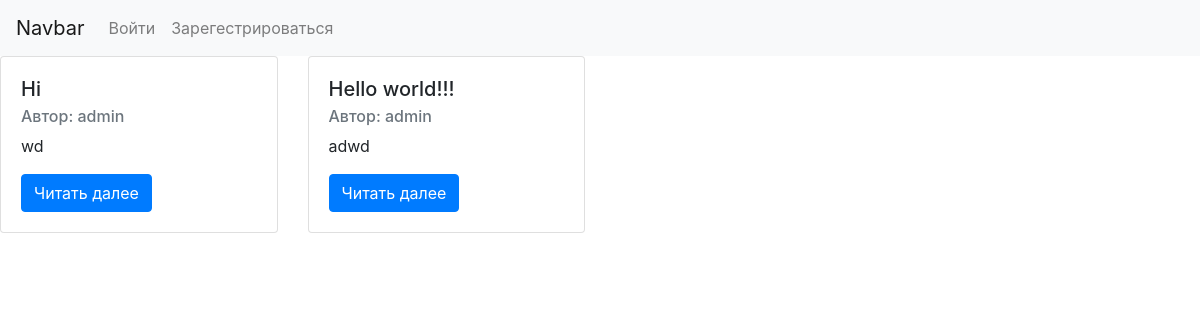
Before: / with the older database file.
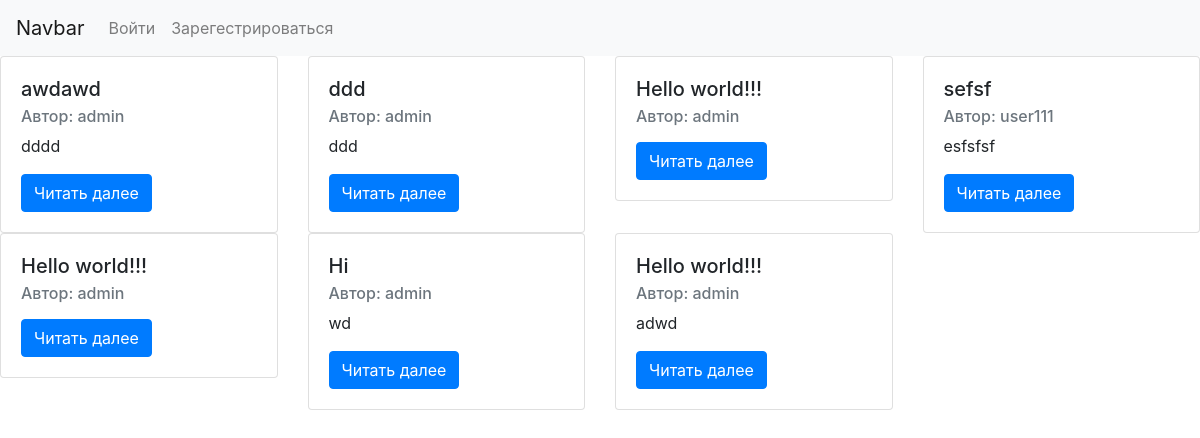
After: the same page with the newer database file.
### exchange/models.py (models this page shows, shortened)
class Notice(models.Model):
    author = models.ForeignKey(User, null=True, blank=True)
    title = models.CharField(max_length=200, default="")
    body = models.TextField(null=True, blank=True)
    pub_date = models.DateTimeField(auto_now_add=True)
    done = models.BooleanField(default=False)
    price = models.IntegerField(null=True, blank=True)
    executor = models.ForeignKey(User, null=True, blank=True, related_name='author')
    class Meta:
        verbose_name = 'Объявления'

### exchange/views.py (the view)
# urls.py: url(r'^$', views.IndexView.as_view(), name='index'),
class IndexView(generic.ListView):
    template_name = 'exchange/index.html'
    context_object_name = 'latest_notice_list'
    @transaction.atomic
    def get_queryset(self):
        return Notice.objects.select_related().order_by('-pub_date')

### exchange/templates/exchange/index.html
{% extends 'exchange/base.html' %}
{% block content %}
{% if latest_notice_list %}
    <div class="row">
    {% for notice in latest_notice_list %}
          <div class="col-xs-6 col-sm-4 col-md-3 col-lg-3">
            <div class="card">
              <div class="card-body">
                <h5 class="card-title">{{ notice.title }}</h5>
                <h6 class="card-subtitle mb-2 text-muted">Автор: {{ notice.author }}</h6>
                <p class="card-text">{{ notice.body }}</p>
                <a href="{% url 'exchange:detail' notice.id %}" class="btn btn-primary">Читать далее</a>
              </div>
            </div>
          </div>
    {% endfor %}
{% else %}
    <p>Нет объявлений</p>
{% endif %}
{% endblock content %}

### exchange/templates/exchange/base.html (shortened to what this page needs)
{% load static %}
<!DOCTYPE html>
<html lang="ru">
<head>
  <link rel="stylesheet" href="https://stackpath.bootstrapcdn.com/bootstrap/4.1.1/css/bootstrap.min.css">
</head>
<body>
  <nav class="navbar navbar-expand-lg navbar-light bg-light">
    <a class="navbar-brand" href="{% url 'exchange:index' %}">Navbar</a>
    <div class="collapse navbar-collapse" id="navbarNav">
      <ul class="nav navbar-nav navbar-right">
          {% if user.is_authenticated %}
            <li role="presentation" class="dropdown">
            <a class="dropdown-toggle" data-toggle="dropdown" href="#" role="button" aria-haspopup="true" aria-expanded="false">
              <strong>{{ user.username }}</strong><span class="caret"></span>
            </a>
            <ul class="dropdown-menu">
              <li class="nav-item">Ваш баланс: {{ user.profile.current_balance }} Сом</li>
              <li class="nav-item"><a class="nav-link" href="{% url 'exchange:add_money' user.profile.id %}">Пополнить счет</a></li>
              <li class="nav-item"><a class="nav-link" href="{% url 'auth_logout' %}">Выйти</a></li>
            </ul>
          {% else %}
            <li class="nav-item"><a class="nav-link" href="{% url 'auth_login' %}">Войти</a></li>
            <li class="nav-item"><a class="nav-link" href="{% url 'registration_register' %}" class="p-r-none">Зарегестрироваться</a></li>
          {% endif %}
      </ul>
    </div>
  </nav>
  <div id="site-wrapper">
      {% block content %}
      {% endblock content %}
  </div>
  </body>
</html>

Changed rows visible on the page:
added Notice: title "awdawd", author "admin", body "dddd"
added Notice: title "ddd", author "admin", body "ddd"
added Notice: title "Hello world!!!", author "admin"
added Notice: title "sefsf", author "user111", body "esfsfsf"
added Notice: title "Hello world!!!", author "admin"
